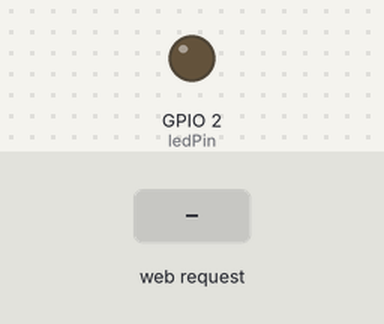
Simulated run of this sketch. Board: ESP8266 (Wemos D1 mini). On the bench: output pins drawn as LEDs (lit = HIGH). The inputs (shaded band) are chosen by the test bench. WiFi joins after 1.5 s; servers stay silent unless stated; what the sketch prints to the serial monitor is not drawn.

Above: at 2.7 s.
2.8 s: HTTP request GET /PINO13=LIGADO received
At 4.0 s:
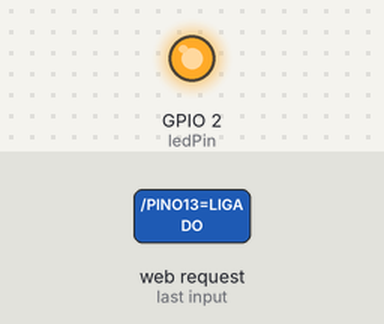
4.3 s: HTTP request GET /PINO13=DESLIGADO received
At 5.3 s:
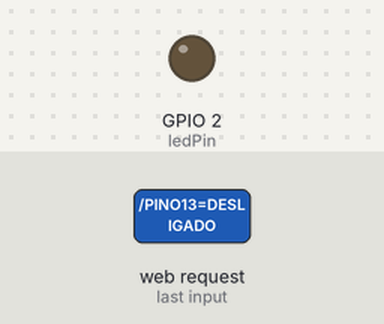
Timing chart, 0 to 7.3 s (numbered marks = the images above; inputs shaded):
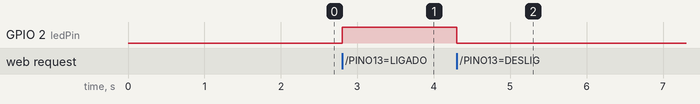

The sketch:

default-wemos-d1-arduino.ino
```cpp
//*************************************//
//        ** ANTES DE RODAR **         //
// 1.Adicione a placa WEMOS D1 a IDE   //
//*************************************//

#include <ESP8266WiFi.h>
//CONFIGURAÇÕES DE WIFI, SERVIDOR, E CONTROLES BÁSICOS
const char* ssid = "SSID_WIFI_NETWORK";
const char* password = "PASS_WIFI_NETWORK";
int ledPin = LED_BUILTIN;
WiFiServer server(80);

void setup() {
  //HABILITA PORTA SERIAL
  Serial.begin(9600);
  delay(10);
  //DEFINE LEDPIN COMO SAÍDA E DEFAULT DESLIGADO
  pinMode(ledPin, OUTPUT);
  digitalWrite(ledPin, LOW);
  //CRIA E SOBRE SERVIDOR HTTP
  Serial.println((String)"Conectando a rede " + ssid);
  WiFi.begin(ssid, password);
  while (WiFi.status() != WL_CONNECTED) {
    delay(250);
    Serial.print(".");
  }
  Serial.println("");
  Serial.println("Conectado!");
  server.begin();
  //RETORNA DETALHES DA CONEXAO
  Serial.print("Servidor operando em http://");
  Serial.println(WiFi.localIP());
}

void loop() {
  //ESCUTA SERVIDOR
  WiFiClient client = server.available();
  if (!client) {
    return;
  }
  Serial.println("Requisição recebida!");
  while(!client.available()){
    delay(1);
  }

  //CONFIGURAÇÃO DAS REQUISIÇÕES
  String request = client.readStringUntil('\r');
  Serial.println(request);
  client.flush();
  int value = LOW;
  if (request.indexOf("/PINO13=LIGADO") != -1) {
    digitalWrite(ledPin, HIGH);
    value = HIGH;
  }
  if (request.indexOf("/PINO13=DESLIGADO") != -1){
    digitalWrite(ledPin, LOW);
    value = LOW;
  }

  //RESPOSTA DO SERVIDOR HTML
  client.println("HTTP/1.1 200 OK");
  client.println("Content-Type: text/html");
  client.println("");
  client.println("<!DOCTYPE HTML>");
  client.println("<html>");
  client.println("<div>");
  client.print("<h2>Controle do pino 13. </h2>");
  if(value == HIGH) {
    client.print("Status: <strong style='color: green'>LIGADO</strong>");
  } else {
    client.print("Status: <strong style='color: red'>DESLIGADO</strong>");
  }
  client.println("<br>");
  client.println("<a href=\"/PINO13=LIGADO\">Acionar</a><br>");
  client.println("<a href=\"/PINO13=DESLIGADO\">Desacionar</a><br>");
  client.println("</div>");
  client.println("</html>");
  delay(1);
  Serial.println("");
}
```

Measured:
- after the input at 2.8 s, GPIO 2 (ledPin): LOW → HIGH at once
- after the input at 4.3 s, GPIO 2 (ledPin): HIGH → LOW at once
